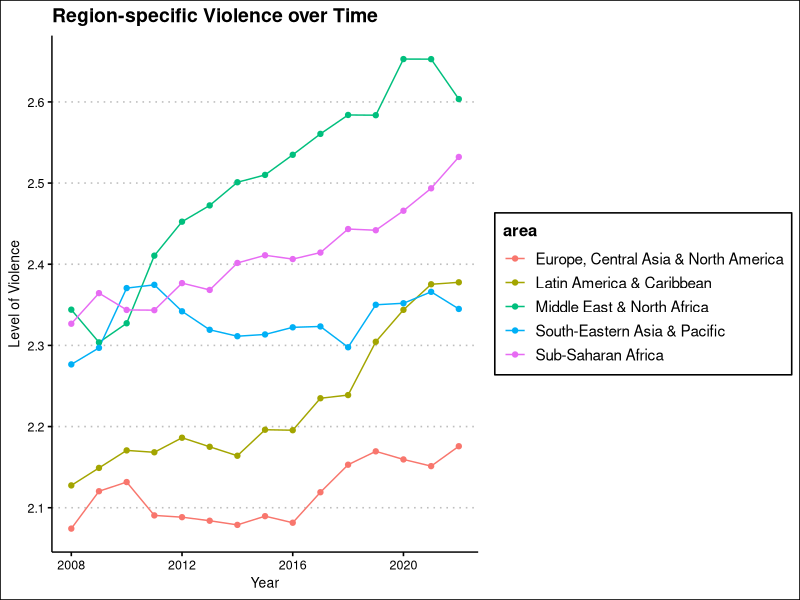
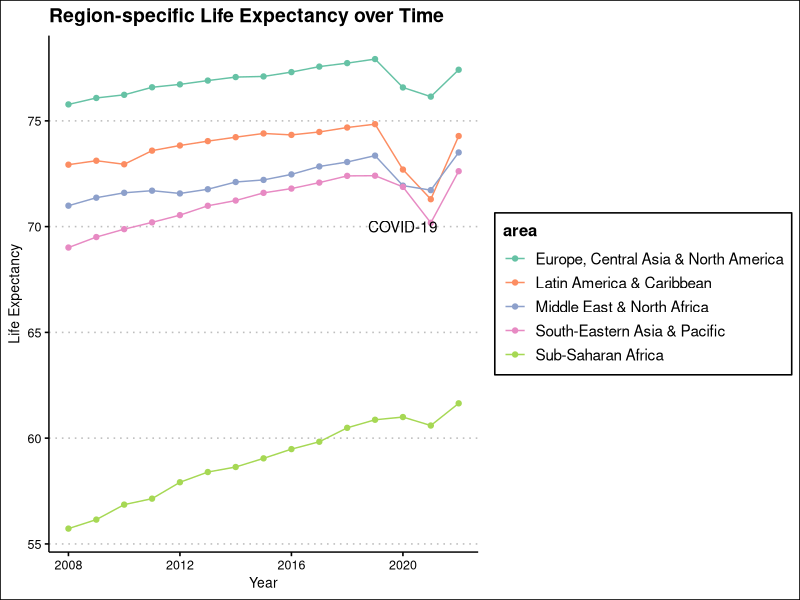
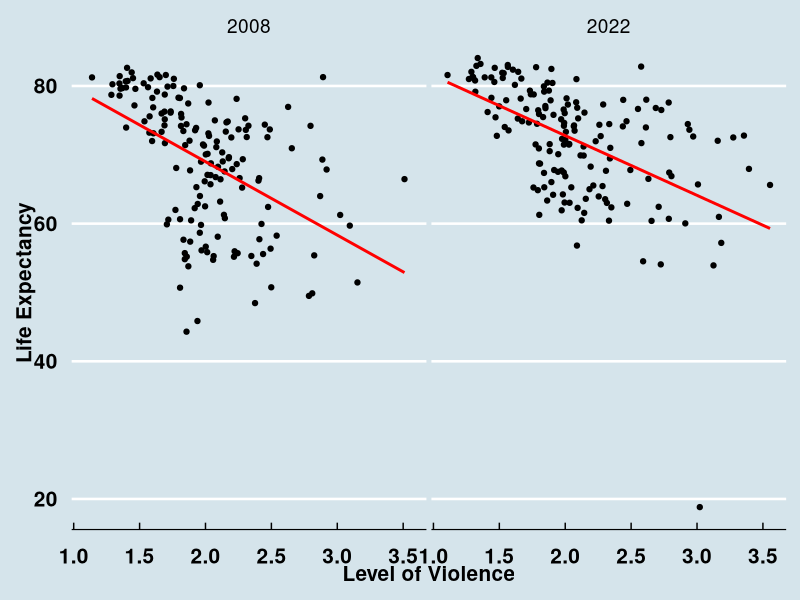
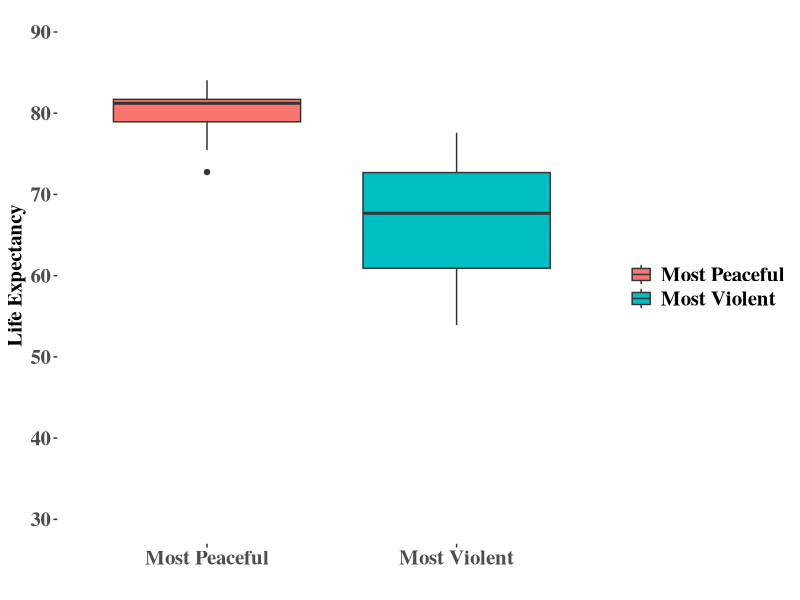
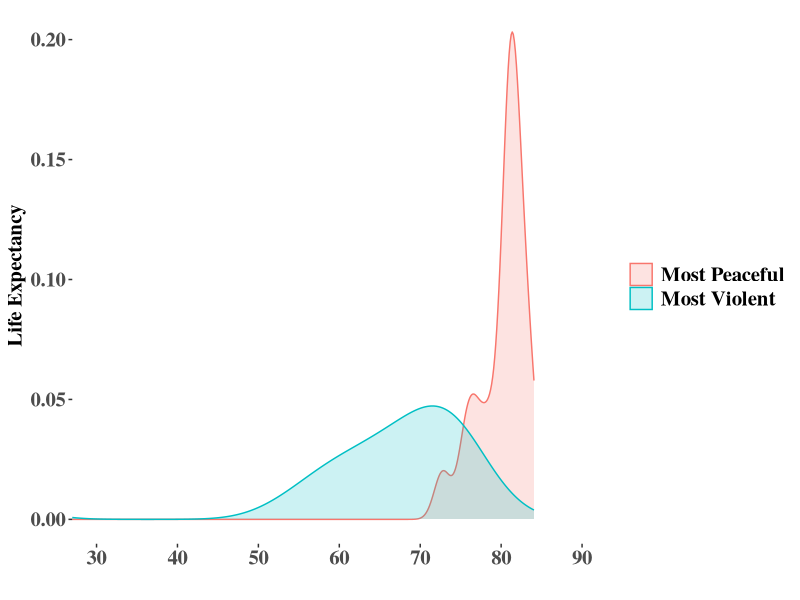

The R script that drew these images, in order:
## ---- chunk 1
#install.packages('ggthemes')
#install.packages('ggthemes')
library('RColorBrewer') # various qualitative color palettes 
library('ggthemes') # niche themes in ggplot
library("tidyverse") # ggplot2
gpi_data <- read.table('Data/gpi_data.txt',header=T)
life_exp_data <- read.table('Data/life_exp_data.txt',header=T)
## ---- chunk 2
data <- left_join(gpi_data,life_exp_data,by=c('iso3','Year'))
## ---- chunk 3
data_violence_region = data |>
      group_by(Year,area) |>
      summarize(GPI=weighted.mean(x=GPI,w=pop,na.rm = FALSE))
## ---- chunk 4
plot1 = ggplot(data=data_violence_region, # data input
     mapping=aes(x=Year,y=GPI,color=area))+ # relationships
     geom_line()+ # add a line for each country
     geom_point()+ # add points 
     theme_clean()+ # specify a theme
     xlab('Year')+ #label for title of x-axis
     ylab('Level of Violence') + # label for title of y-axis
     ggtitle('Region-specific Violence over Time')  # title
## ---- chunk 5
plot1
## ---- chunk 6
data_life_exp_region = data |>
      group_by(Year,area) |>
      summarize(e0=weighted.mean(x=e0,w=pop,na.rm = FALSE))
## ---- chunk 7
plot2 = ggplot(data=data_life_exp_region, # data input
     mapping=aes(x=Year,y=e0,color=area))+ # relationships
     geom_line()+ # add a line for each country
     geom_point()+ # add points 
     annotate("text",x=2020,y=70,label="COVID-19")+
     theme_clean()+ # specify a theme
     xlab('Year')+ #label for title of x-axis
     ylab('Life Expectancy') + # label for title of y-axis
     scale_color_brewer(palette = "Set2")+
     ggtitle('Region-specific Life Expectancy over Time') 
     # title
## ---- chunk 8
plot2
## ---- chunk 9
data_scatter = data |>
filter(Year %in% c(2008,2022))
## ---- chunk 10

plot3 = ggplot(data=data_scatter, # data input
mapping=aes(x=GPI,y=e0))+ # relationships
geom_point()+  
xlab('Level of Violence')+
ylab('Life Expectancy')+
theme_economist()+
geom_smooth(method = "lm", se = FALSE,color='red')+ # regression line
facet_wrap(~Year) + # seperate by year
theme(axis.text.y = element_text(size=15,face="bold"), # font of y-axis text
      axis.title.y = element_text(size=15,face="bold"), # font of y-axis title
      axis.text.x = element_text(size=15,face="bold"),  
      axis.title.x = element_text(size=15,face="bold")) # font of x-axis title
## ---- chunk 11
plot3 
## ---- chunk 12
data_most_violence = data |>
       filter(Year==2022) |>
      slice_max(GPI,n=20) |>
      mutate(label='Most Violent')
## ---- chunk 13
data_most_peaceful = data |>
filter(Year==2022) |>
slice_min(GPI,n=20) |>
mutate(label='Most Peaceful')
## ---- chunk 14
data_plot=rbind(data_most_violence,data_most_peaceful)
## ---- chunk 15
plot4=ggplot(data=data_plot,
       aes(x=label,y=e0,fill=label))+
       geom_boxplot()+
    coord_cartesian(ylim=c(30,90))+
     scale_y_continuous(breaks=seq(30,90,10),
                        labels=seq(30,90,10))+
     theme_tufte()+
     scale_fill_discrete(name='')+
     xlab('')+
     ylab('Life Expectancy')+
     theme(axis.text.y = element_text(size=15,face="bold"), # font of y-axis text
      legend.text = element_text(size=15,face="bold"),
      axis.title.y = element_text(size=15,face="bold"), # font of y-axis title
      axis.text.x = element_text(size=15,face="bold"),  
      axis.title.x = element_text(size=15,face="bold")) # font of x-axis title
## ---- chunk 16
plot4
## ---- chunk 17
plot5 = ggplot(data=data_plot,
       aes(x=e0,fill=label,color=label))+
     geom_density(alpha = 0.2, na.rm = TRUE) + 
     theme_tufte()+
     scale_fill_discrete(name='')+
     scale_color_discrete(name='')+
     coord_cartesian(xlim=c(30,90))+
     scale_x_continuous(breaks=seq(30,90,10),
                        labels=seq(30,90,10))+
     xlab('')+
     ylab('Life Expectancy')+
     theme(axis.text.y = element_text(size=15,face="bold"), # font of y-axis text
      legend.text = element_text(size=15,face="bold"),
      axis.title.y = element_text(size=15,face="bold"), # font of y-axis title
      axis.text.x = element_text(size=15,face="bold"),  
      axis.title.x = element_text(size=15,face="bold")) # font of x-axis title
## ---- chunk 18
plot5
## ---- chunk 19
gpi_data = read.table('Data/gpi_data.txt',header=T)
life_exp_data = read.table('Data/life_exp_data.txt',header=T)
x=gpi_data |>
  left_join(life_exp_data,by=c('Year','iso3'))
